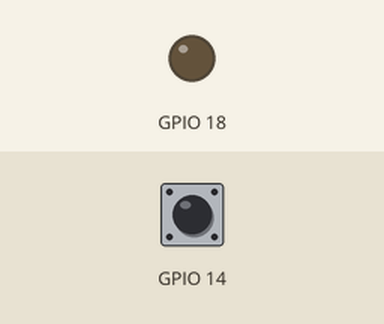
Simulated run of this program. Board: Raspberry Pi (BCM pin numbers). Shown: output pins drawn as LEDs (lit = HIGH). Inputs (shaded band) come from the test bench; at power-on: GPIO 14 HIGH.

Above: at 1.2 s.
1.3 s: GPIO 14 pulled LOW for 0.15 s
At 2.5 s:
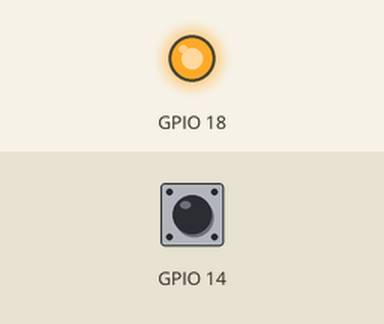
2.9 s: GPIO 14 pulled LOW for 1 s
At 3.7 s:
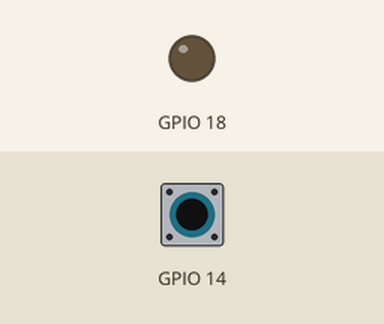
5.4 s: GPIO 14 pulled LOW for 3.2 s
At 6.8 s:
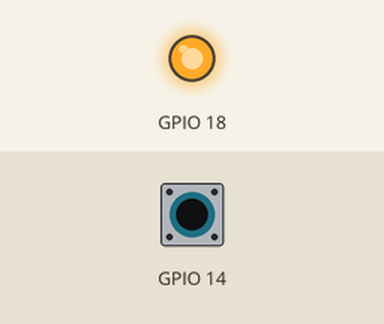
Timing chart, 0 to 8.4 s (numbered marks = the images above; inputs shaded):
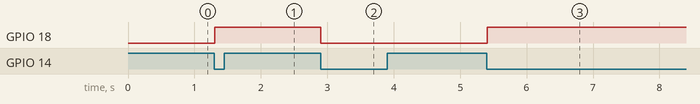

The program:

button.py
```python
from time import sleep
import RPi.GPIO as GPIO

GPIO.setmode(GPIO.BCM)

GPIO.setup(14, GPIO.IN, pull_up_down=GPIO.PUD_UP)
GPIO.setup(18, GPIO.OUT)

try:
    while True:
        GPIO.wait_for_edge(14, GPIO.FALLING)
        # If we are here, an edge was recognized
        # Debounce for 5 ms
        sleep(0.005)
        # Only react to valid edges
        if GPIO.input(14) == 0:
            GPIO.output(18, not GPIO.input(18))
            sleep(1)

except KeyboardInterrupt:
    # Clean up GPIO on CTRL+C exit
    GPIO.cleanup()
```

Measured:
- after the input at 1.3 s, GPIO 18: LOW → HIGH at once
- after the input at 2.9 s, GPIO 18: HIGH → LOW at once
- after the input at 5.4 s, GPIO 18: LOW → HIGH at once
